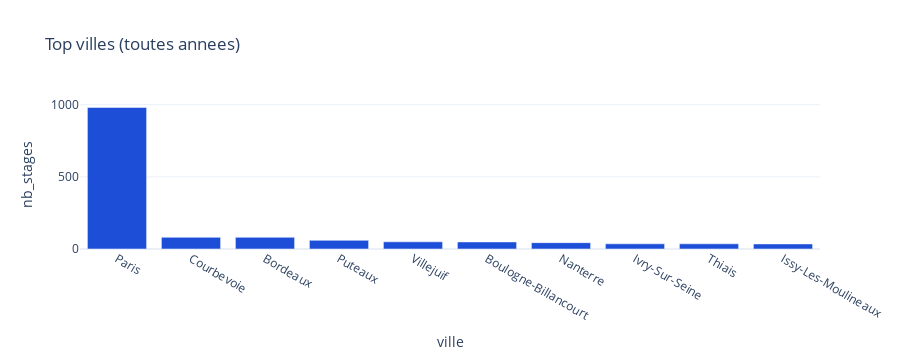

The notebook cell this image was saved under:
### Code cell
if "Ville" in cols:
    df_city = show_df(
        "SELECT Ville AS ville, COUNT(*) AS nb_stages "
        "FROM stages_clean GROUP BY ville ORDER BY nb_stages DESC LIMIT 10"
    )
else:
    df_city = None

if df_city is None or df_city.empty:
    fig = empty_fig("Top villes", "Aucune donnee de ville disponible.")
else:
    fig = px.bar(df_city, x="ville", y="nb_stages",
                 title="Top villes (toutes annees)")
    fig.update_layout(height=360)
fig

### Figure 1 — Plotly figure (JSON) as saved in the notebook; plotly's stock layout.template omitted (floating-point values rounded to 4 significant figures)
{"data": [{"hovertemplate": "ville=%{x}<br>nb_stages=%{y}<extra></extra>", "legendgroup": "", "marker": {"color": "#1D4ED8", "pattern": {"shape": ""}}, "name": "", "orientation": "v", "showlegend": false, "textposition": "auto", "type": "bar", "x": ["Paris", "Courbevoie", "Bordeaux", "Puteaux", "Villejuif", "Boulogne-Billancourt", "Nanterre", "Ivry-Sur-Seine", "Thiais", "Issy-Les-Moulineaux"], "xaxis": "x", "y": [981, 81, 81, 60, 50, 49, 44, 36, 36, 35], "yaxis": "y"}], "layout": {"barmode": "relative", "height": 360, "legend": {"tracegroupgap": 0}, "title": {"text": "Top villes (toutes annees)"}, "xaxis": {"anchor": "y", "domain": [0, 1], "title": {"text": "ville"}}, "yaxis": {"anchor": "x", "domain": [0, 1], "title": {"text": "nb_stages"}}}}
